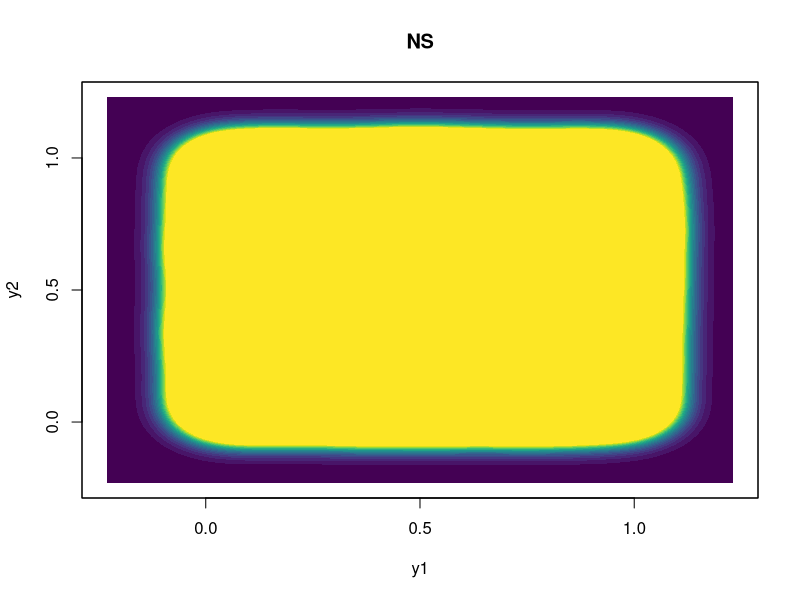
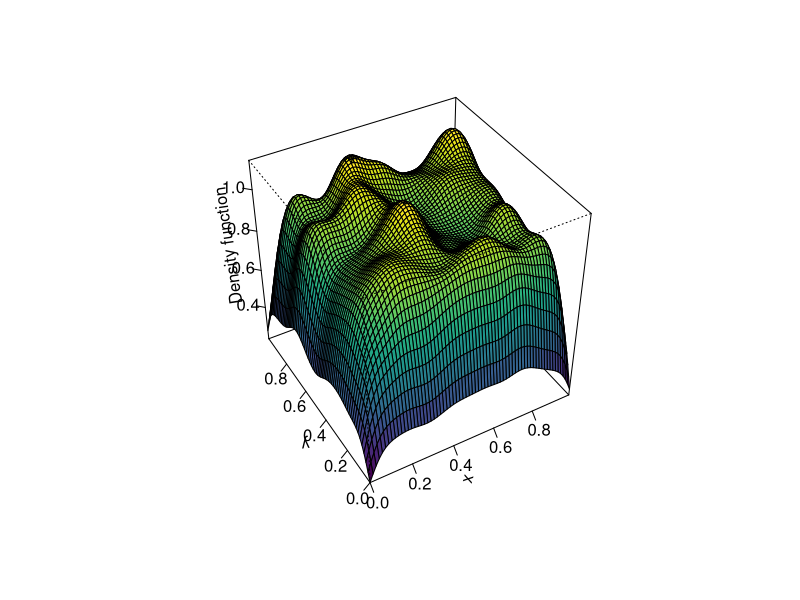
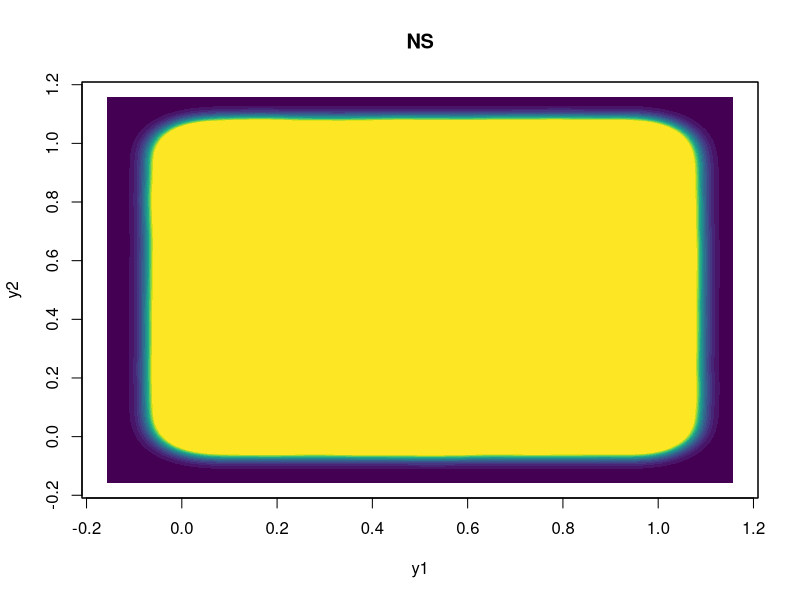
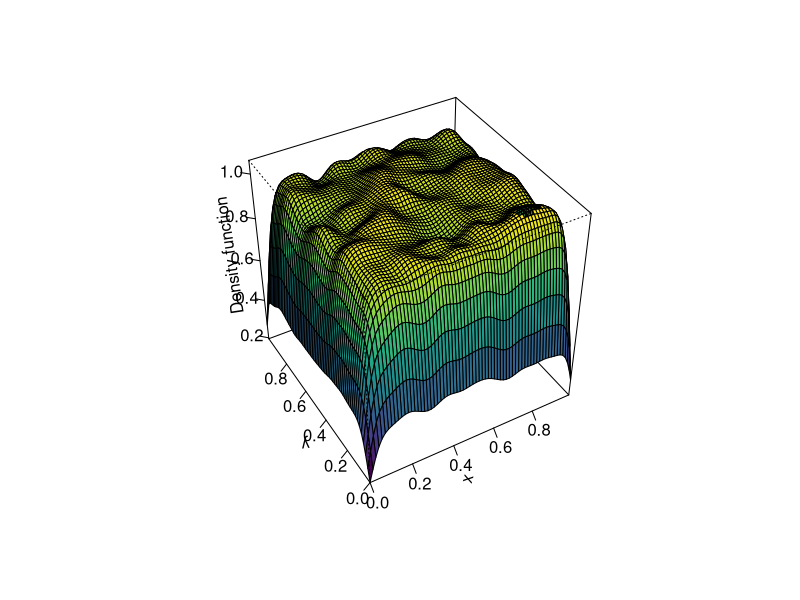
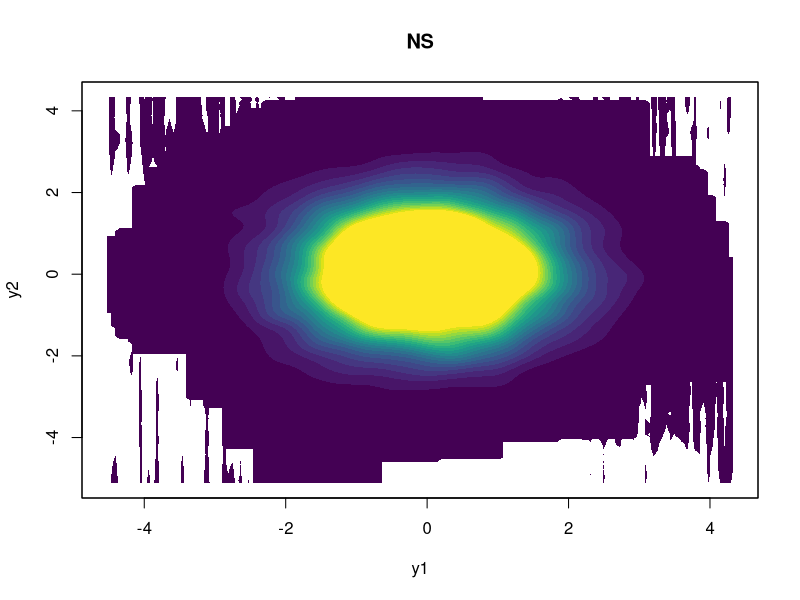
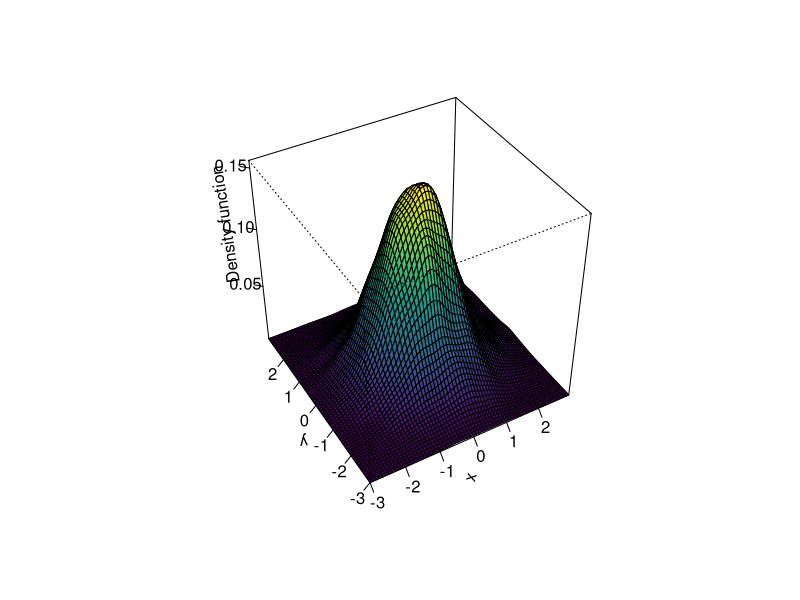

The R source for these figures, in order:
## ---- chunk 1
library(viridis)
library(ks)
# Generate data from bivariate uniform distribution
y1<-runif(10000)
y2<-runif(10000)
samp <- cbind(y1,y2)
# We use the Normal scale bandwidth to calcuate H
Hns <- ks::Hns(x = samp)


cont <- seq(0, 0.05, l = 20)
col <- viridis::viridis

plot(ks::kde(x = samp, H = Hns), display = "filled.contour2",
     abs.cont = cont, col.fun = col, main = "NS")
kde <- ks::kde(x=samp, H = Hns, gridsize = c(200, 200), xmin = c(0, 0),
               xmax = c(1, 1))
plot(kde, display = "persp", col.fun = viridis::viridis, xlab = "x", ylab = "y")

## ---- chunk 2
# Generate data from bivariate uniform distribution
y1<-runif(100000)
y2<-runif(100000)
samp <- cbind(y1,y2)
# We use the Normal scale bandwidth to calcuate H
Hns <- ks::Hns(x = samp)


cont <- seq(0, 0.05, l = 20)
col <- viridis::viridis

plot(ks::kde(x = samp, H = Hns), display = "filled.contour2",
     abs.cont = cont, col.fun = col, main = "NS")
kde <- ks::kde(x=samp, H = Hns, gridsize = c(200, 200), xmin = c(0, 0),
               xmax = c(1, 1))
plot(kde, display = "persp", col.fun = viridis::viridis, xlab = "x", ylab = "y")

## ---- chunk 3
# Generate data from bivariate normal distribution
y1<-rnorm(10000)
y2<-rnorm(10000)
samp <- cbind(y1,y2)
# We use the Normal scale bandwidth to calcuate H
Hns <- ks::Hns(x = samp)


cont <- seq(0, 0.05, l = 20)
col <- viridis::viridis

plot(ks::kde(x = samp, H = Hns), display = "filled.contour2",
     abs.cont = cont, col.fun = col, main = "NS")
kde <- ks::kde(x=samp, H = Hns, gridsize = c(200, 200), xmin = c(-3, -3),
               xmax = c(3, 3))
plot(kde, display = "persp", col.fun = viridis::viridis, xlab = "x", ylab = "y")
